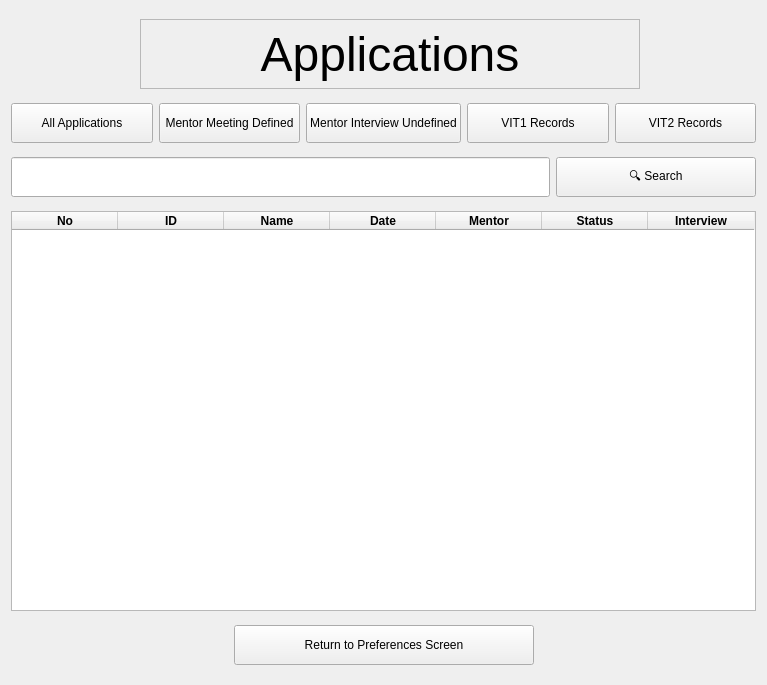
<?xml version="1.0" encoding="UTF-8"?>
<ui version="4.0">
 <class>Applications_page</class>
 <widget class="QWidget" name="Applications_page">
  <property name="geometry">
   <rect>
    <x>0</x>
    <y>0</y>
    <width>767</width>
    <height>685</height>
   </rect>
  </property>
  <property name="windowTitle">
   <string>Aplications</string>
  </property>
  <layout class="QVBoxLayout" name="verticalLayout">
   <item>
    <layout class="QHBoxLayout" name="horizontalLayout_5">
     <item>
      <widget class="QLabel" name="label_icon">
       <property name="maximumSize">
        <size>
         <width>200</width>
         <height>70</height>
        </size>
       </property>
       <property name="text">
        <string/>
       </property>
       <property name="pixmap">
        <pixmap>../../../logo-1.png</pixmap>
       </property>
       <property name="scaledContents">
        <bool>true</bool>
       </property>
      </widget>
     </item>
     <item>
      <spacer name="horizontalSpacer_3">
       <property name="orientation">
        <enum>Qt::Horizontal</enum>
       </property>
       <property name="sizeHint" stdset="0">
        <size>
         <width>40</width>
         <height>20</height>
        </size>
       </property>
      </spacer>
     </item>
     <item>
      <widget class="QLabel" name="label_applications">
       <property name="minimumSize">
        <size>
         <width>500</width>
         <height>0</height>
        </size>
       </property>
       <property name="maximumSize">
        <size>
         <width>500</width>
         <height>70</height>
        </size>
       </property>
       <property name="font">
        <font>
         <family>Nirmala UI</family>
         <pointsize>36</pointsize>
         <bold>false</bold>
         <underline>false</underline>
         <kerning>true</kerning>
        </font>
       </property>
       <property name="frameShape">
        <enum>QFrame::StyledPanel</enum>
       </property>
       <property name="frameShadow">
        <enum>QFrame::Raised</enum>
       </property>
       <property name="lineWidth">
        <number>3</number>
       </property>
       <property name="midLineWidth">
        <number>1</number>
       </property>
       <property name="text">
        <string>Applications</string>
       </property>
       <property name="alignment">
        <set>Qt::AlignCenter</set>
       </property>
      </widget>
     </item>
     <item>
      <spacer name="horizontalSpacer_4">
       <property name="orientation">
        <enum>Qt::Horizontal</enum>
       </property>
       <property name="sizeHint" stdset="0">
        <size>
         <width>40</width>
         <height>20</height>
        </size>
       </property>
      </spacer>
     </item>
    </layout>
   </item>
   <item>
    <layout class="QHBoxLayout" name="horizontalLayout_6">
     <item>
      <widget class="QPushButton" name="btnAllApplications">
       <property name="minimumSize">
        <size>
         <width>0</width>
         <height>0</height>
        </size>
       </property>
       <property name="maximumSize">
        <size>
         <width>16777215</width>
         <height>40</height>
        </size>
       </property>
       <property name="text">
        <string>All Applications</string>
       </property>
      </widget>
     </item>
     <item>
      <widget class="QPushButton" name="btnMentorDefined">
       <property name="minimumSize">
        <size>
         <width>0</width>
         <height>0</height>
        </size>
       </property>
       <property name="maximumSize">
        <size>
         <width>16777215</width>
         <height>40</height>
        </size>
       </property>
       <property name="text">
        <string>Mentor Meeting Defined</string>
       </property>
      </widget>
     </item>
     <item>
      <widget class="QPushButton" name="btnMentorUndefined">
       <property name="minimumSize">
        <size>
         <width>0</width>
         <height>0</height>
        </size>
       </property>
       <property name="maximumSize">
        <size>
         <width>16777215</width>
         <height>40</height>
        </size>
       </property>
       <property name="text">
        <string>Mentor Interview Undefined</string>
       </property>
      </widget>
     </item>
     <item>
      <widget class="QPushButton" name="btnVIT1Records">
       <property name="minimumSize">
        <size>
         <width>0</width>
         <height>0</height>
        </size>
       </property>
       <property name="maximumSize">
        <size>
         <width>16777215</width>
         <height>40</height>
        </size>
       </property>
       <property name="text">
        <string>VIT1 Records</string>
       </property>
      </widget>
     </item>
     <item>
      <widget class="QPushButton" name="btnVIT2Records">
       <property name="minimumSize">
        <size>
         <width>0</width>
         <height>0</height>
        </size>
       </property>
       <property name="maximumSize">
        <size>
         <width>16777215</width>
         <height>40</height>
        </size>
       </property>
       <property name="text">
        <string>VIT2 Records</string>
       </property>
      </widget>
     </item>
    </layout>
   </item>
   <item>
    <layout class="QHBoxLayout" name="horizontalLayout_7">
     <item>
      <widget class="QLineEdit" name="inputSearch">
       <property name="minimumSize">
        <size>
         <width>0</width>
         <height>0</height>
        </size>
       </property>
       <property name="maximumSize">
        <size>
         <width>16777215</width>
         <height>40</height>
        </size>
       </property>
      </widget>
     </item>
     <item>
      <widget class="QPushButton" name="btnSearch">
       <property name="minimumSize">
        <size>
         <width>200</width>
         <height>0</height>
        </size>
       </property>
       <property name="maximumSize">
        <size>
         <width>16777215</width>
         <height>40</height>
        </size>
       </property>
       <property name="text">
        <string>🔍 Search</string>
       </property>
      </widget>
     </item>
    </layout>
   </item>
   <item>
    <widget class="QTableWidget" name="tableApplications">
     <property name="minimumSize">
      <size>
       <width>0</width>
       <height>0</height>
      </size>
     </property>
     <property name="maximumSize">
      <size>
       <width>16777215</width>
       <height>400</height>
      </size>
     </property>
     <property name="font">
      <font>
       <bold>false</bold>
       <kerning>true</kerning>
      </font>
     </property>
     <attribute name="horizontalHeaderVisible">
      <bool>true</bool>
     </attribute>
     <attribute name="horizontalHeaderCascadingSectionResizes">
      <bool>false</bool>
     </attribute>
     <attribute name="horizontalHeaderDefaultSectionSize">
      <number>106</number>
     </attribute>
     <attribute name="horizontalHeaderHighlightSections">
      <bool>true</bool>
     </attribute>
     <attribute name="horizontalHeaderStretchLastSection">
      <bool>false</bool>
     </attribute>
     <column>
      <property name="text">
       <string>No</string>
      </property>
      <property name="font">
       <font>
        <bold>true</bold>
        <kerning>false</kerning>
       </font>
      </property>
     </column>
     <column>
      <property name="text">
       <string>ID</string>
      </property>
      <property name="font">
       <font>
        <bold>true</bold>
       </font>
      </property>
     </column>
     <column>
      <property name="text">
       <string>Name</string>
      </property>
      <property name="font">
       <font>
        <bold>true</bold>
       </font>
      </property>
     </column>
     <column>
      <property name="text">
       <string>Date</string>
      </property>
      <property name="font">
       <font>
        <bold>true</bold>
       </font>
      </property>
     </column>
     <column>
      <property name="text">
       <string>Mentor</string>
      </property>
      <property name="font">
       <font>
        <bold>true</bold>
       </font>
      </property>
     </column>
     <column>
      <property name="text">
       <string>Status</string>
      </property>
      <property name="font">
       <font>
        <bold>true</bold>
       </font>
      </property>
     </column>
     <column>
      <property name="text">
       <string>Interview</string>
      </property>
      <property name="font">
       <font>
        <bold>true</bold>
       </font>
      </property>
     </column>
    </widget>
   </item>
   <item>
    <layout class="QHBoxLayout" name="horizontalLayout">
     <item>
      <spacer name="horizontalSpacer">
       <property name="orientation">
        <enum>Qt::Horizontal</enum>
       </property>
       <property name="sizeHint" stdset="0">
        <size>
         <width>40</width>
         <height>20</height>
        </size>
       </property>
      </spacer>
     </item>
     <item>
      <widget class="QPushButton" name="btnReturnPreferences">
       <property name="minimumSize">
        <size>
         <width>300</width>
         <height>30</height>
        </size>
       </property>
       <property name="maximumSize">
        <size>
         <width>200</width>
         <height>40</height>
        </size>
       </property>
       <property name="text">
        <string>Return to Preferences Screen</string>
       </property>
      </widget>
     </item>
     <item>
      <spacer name="horizontalSpacer_2">
       <property name="orientation">
        <enum>Qt::Horizontal</enum>
       </property>
       <property name="sizeHint" stdset="0">
        <size>
         <width>40</width>
         <height>20</height>
        </size>
       </property>
      </spacer>
     </item>
    </layout>
   </item>
  </layout>
 </widget>
 <resources/>
 <connections/>
</ui>
